Frame 1 (no input): blank canvas, image omitted
Frame 60 (the mouse pressed at the canvas centre just before this capture): blank canvas, image omitted
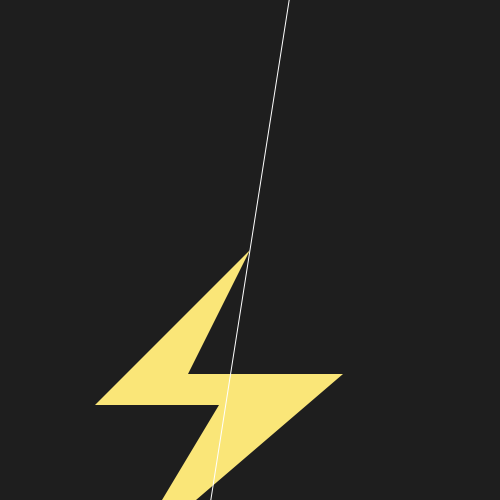
Frame 120 (the mouse held since frame 60 and released just before this capture)

The Processing sketch whose frames 1 and 60 were blank and that drew this single picture after the mouse press (run headless with seeded random() and noise(); from frame 60 on, the mouse is pressed at the canvas centre):

// Processing sketch: processing_68577
// ── processing_68577.pde

int h;
float a=0.0;

void setup() {
  size(500, 500);
}

void draw() {
  background(int(random(255)));
  if (mousePressed == true) {
    h=int(random(50));
    drawFlash();
  }
}

void drawFlash() {
  fill(250, 230, 120);

  noStroke();
  beginShape();
  vertex(mouseX, mouseY);
  vertex(mouseX-5*h, mouseY+5*h);
  vertex(mouseX-h, mouseY+5*h);  
  vertex(mouseX-4*h, mouseY+10*h);    
  vertex(mouseX+3*h, mouseY+4*h);
  vertex(mouseX-2*h, mouseY+4*h);
  endShape(CLOSE);

  pushMatrix();
  a+=0.5;
  translate(mouseX, mouseY);
  rotate(a);
  stroke(255);
  strokeWeight(1);
  line(-500, 0, 500, 0);
  popMatrix();
}
